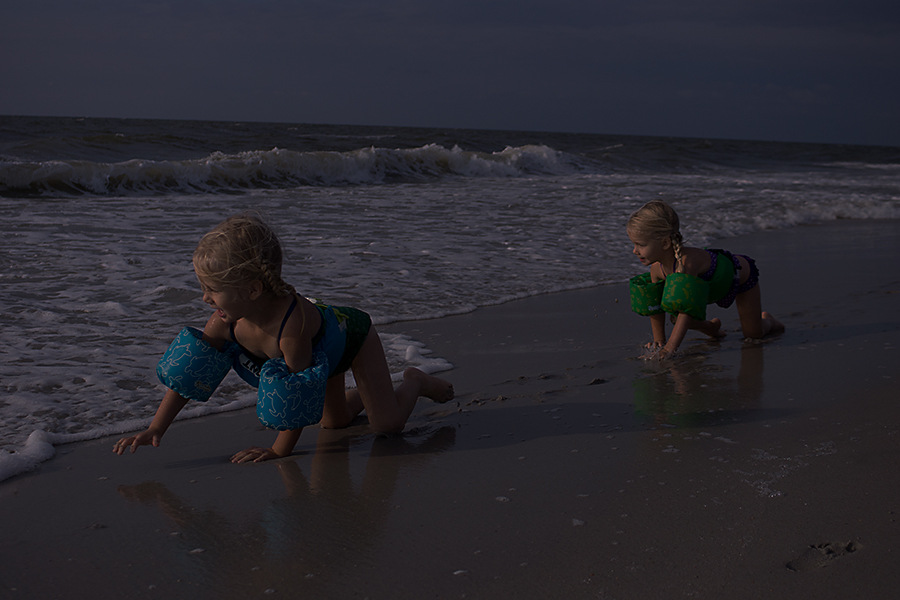
//> input picture p1.jpg, 900 x 600 px
$ ./starter p1.jpg   (built with g++ and OpenCV 4)
//> lines starting //> are read from the running program, lines starting //| are printed output that depends on the picture
/* openFileDlg() does not exist in linux */
/* int may need to be transformed into unsigned int */

#include <cstdio>
#include <cstdlib>
#include <queue>
#include <functional>
#include <opencv2/core/core.hpp>
#include <opencv2/highgui/highgui.hpp>
#include <opencv2/imgproc/imgproc.hpp>

using namespace cv;

const int patchSize = 15;        // unused in the demo, it's the Omega
const float omega = 0.95f;        // must be between 0 and 1 (used for maintaining a certain amount of haze, in order to make a natural image)
const float t0 = 0.1f;          // represents the lower bound of the transmission coefficient

Mat negateImage(Mat src)
{
    Mat res = Mat::zeros(src.rows, src.cols, CV_8UC3);
    for(int i=0; i<src.rows; i++)
    {
        for(int j=0; j<src.cols; j++)
        {
            Vec3b pix = src.at<Vec3b>(i, j);
            pix.val[0] = 255 - pix.val[0];
            pix.val[1] = 255 - pix.val[1];
            pix.val[2] = 255 - pix.val[2];
            res.at<Vec3b>(i, j) = pix;
        }
    }

    return res;
}

uchar minPixel(Mat src, int y, int x)
{
    int offset = patchSize / 2;
    uchar res = 255;

    for(int i=y-offset; i<=y+offset; i++)
    {
        if(i < 0 || i >= src.rows) continue;
        for(int j=x-offset; j<=x+offset; j++)
        {
            if(j < 0 || j >= src.cols) continue;
            Vec3b pix = src.at<Vec3b>(i, j);
            uchar minPix = min(pix.val[0], min(pix.val[1], pix.val[2]));
            res = min(res, minPix);
        }
    }

    return res;
}

Mat computeDarkChannel(Mat src)
{
    Mat res = Mat::zeros(src.rows, src.cols, CV_8UC1);

    for(int i=0; i<src.rows; i++)
    {
        for(int j=0; j<src.cols; j++)
        {
            res.at<uchar>(i, j) = minPixel(src, i, j);
        }
    }

    return res;
}

uchar computeA(Mat dark)
{
    std::priority_queue<uchar, std::vector<uchar>, std::greater<uchar> > topVals;
    int total = 0;
    int number = dark.rows * dark.cols / 1000;

    for(int i=0; i<dark.rows; i++)
    {
        for(int j=0; j<dark.cols; j++)
        {
            uchar pix = dark.at<uchar>(i, j);
            if(topVals.size() < number)
            {
                topVals.push(pix);
                total += pix;
            }
            else
            {
                if(pix > topVals.top())
                {
                    total -= topVals.top();
                    topVals.pop();
                    topVals.push(pix);
                    total += pix;
                }
                else continue;
            }
        }
    }

    // topVals.clear();
    return (uchar)(total / number);
}

Mat computeRectified(Mat neg, Mat dark, uchar A)
{
    Mat res = Mat::zeros(neg.rows, neg.cols, CV_8UC3);
    for(int i=0; i<res.rows; i++)
    {
        for(int j=0; j<res.cols; j++)
        {
            float chosenT = max(1.0f - omega * dark.at<uchar>(i, j) / A, t0);
            Vec3b pix = neg.at<Vec3b>(i, j);
            Vec3b sol = pix;
            sol.val[0] = (uchar) min(((float)pix.val[0] - A) / chosenT + A, 255.0f);
            sol.val[1] = (uchar) min(((float)pix.val[1] - A) / chosenT + A, 255.0f);
            sol.val[2] = (uchar) min(((float)pix.val[2] - A) / chosenT + A, 255.0f);
            res.at<Vec3b>(i, j) = sol;
        }
    }

    return res;
}

int main(int argc, char **argv)
{
    // char fname[100];
    Mat src;
    Mat neg;
    Mat darkChannel;
    Mat rectified;
    Mat enhanced;

    //
    uchar A;

    // [5 lines of commented-out code are left out]


    src = imread(argv[1], CV_LOAD_IMAGE_COLOR);
//> src is the input picture: 600 rows x 900 cols, CV_8UC3; mean B, G, R 47.4, 40.4, 41.9
    neg = negateImage(src);
//> after the loop in negateImage, `for(int i=0; i<src.rows; i++)`:
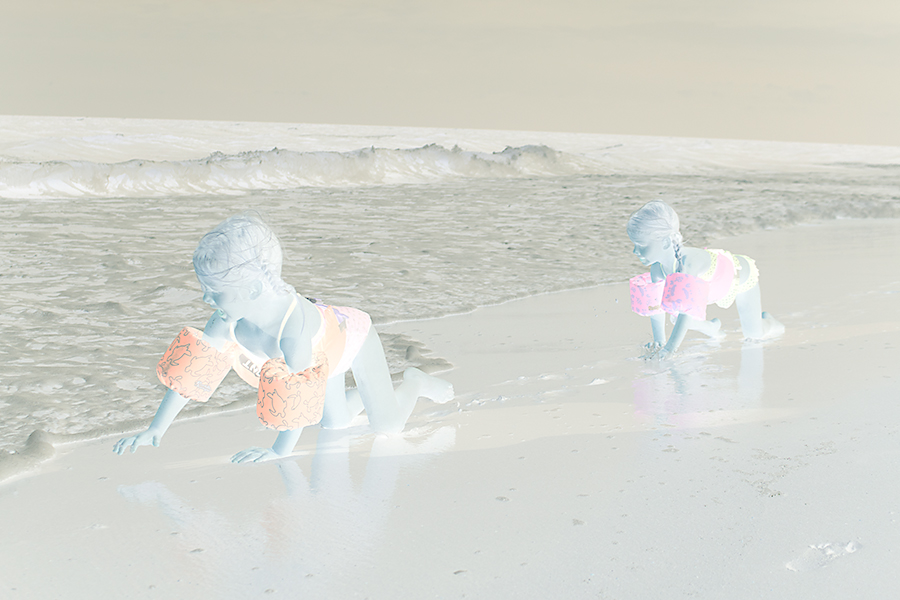
//> res: 600 rows x 900 cols, CV_8UC3; mean B, G, R 207.6, 214.6, 213.1
    darkChannel = computeDarkChannel(neg);
//> after the loop in computeDarkChannel, `for(int i=0; i<src.rows; i++)`:
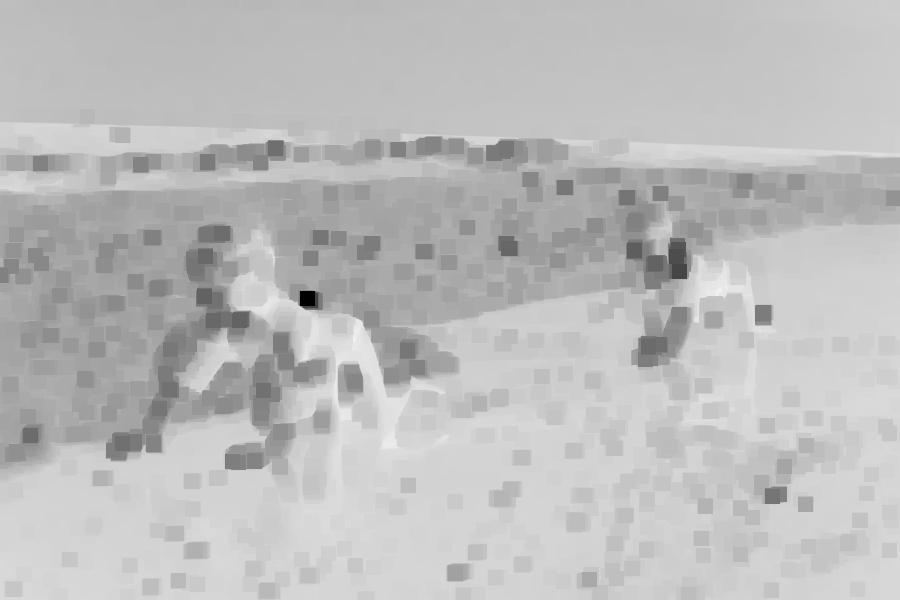
//> res: 600 rows x 900 cols, CV_8UC1; min 1, max 244, mean 188.4

    A = computeA(darkChannel);
//> the loop in computeA, `for(int i=0; i<dark.rows; i++)` made 600 passes
//> total on passes 1 to 3: 104204, 106283, 107613
//> after the loop in computeA, `for(int i=0; i<dark.rows; i++)`: topVals = 540 items; total = 126125
//> A = 233
    rectified = computeRectified(neg, darkChannel, A);
//> after the loop in computeRectified, `for(int i=0; i<res.rows; i++)`:
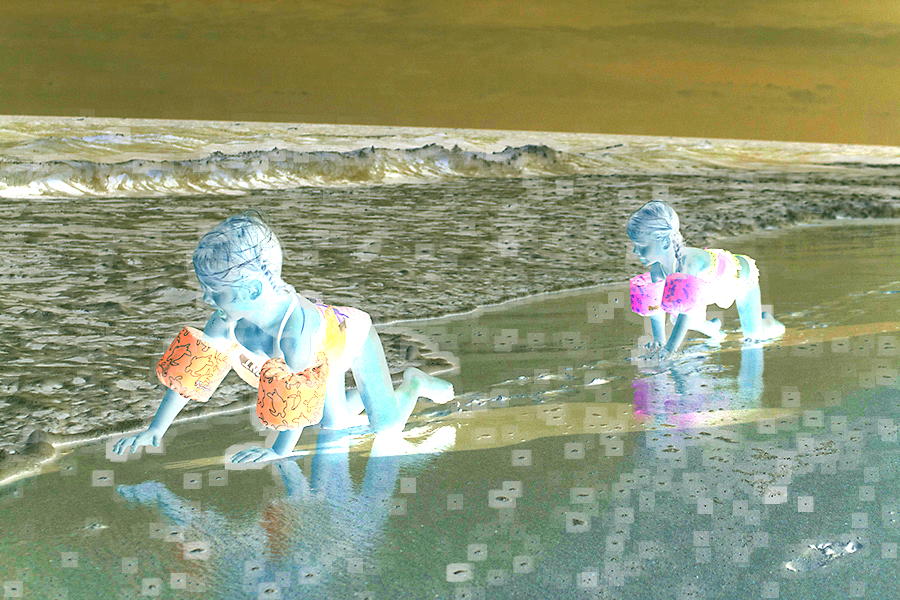
//> res: 600 rows x 900 cols, CV_8UC3; mean B, G, R 120.1, 151.9, 143.6
    // GaussianBlur(rectified, rectified, Size(5, 5), 7.0f);
    enhanced = negateImage(rectified);
//> after the loop in negateImage (call 2), `for(int i=0; i<src.rows; i++)`:
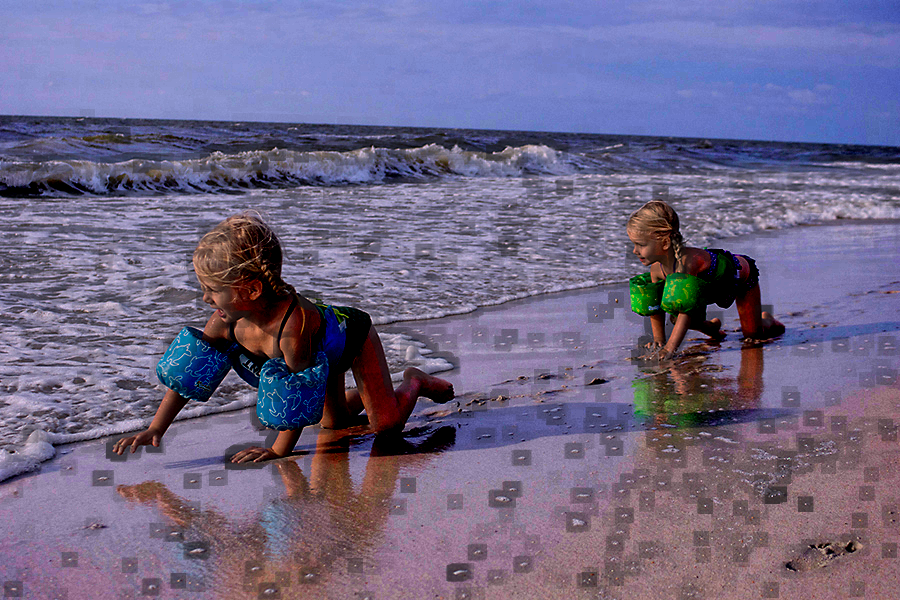
//> res: 600 rows x 900 cols, CV_8UC3; mean B, G, R 134.9, 103.1, 111.4

    imshow("Source", src);
    // imshow("Negated", neg);
    // imshow("Dark channel", darkChannel);
    imshow("Rectified", rectified);
    imshow("Enhanced", enhanced);

    imwrite("output.jpg", enhanced);

    waitKey();

    return 0;
}

$ run again, on p3.jpg
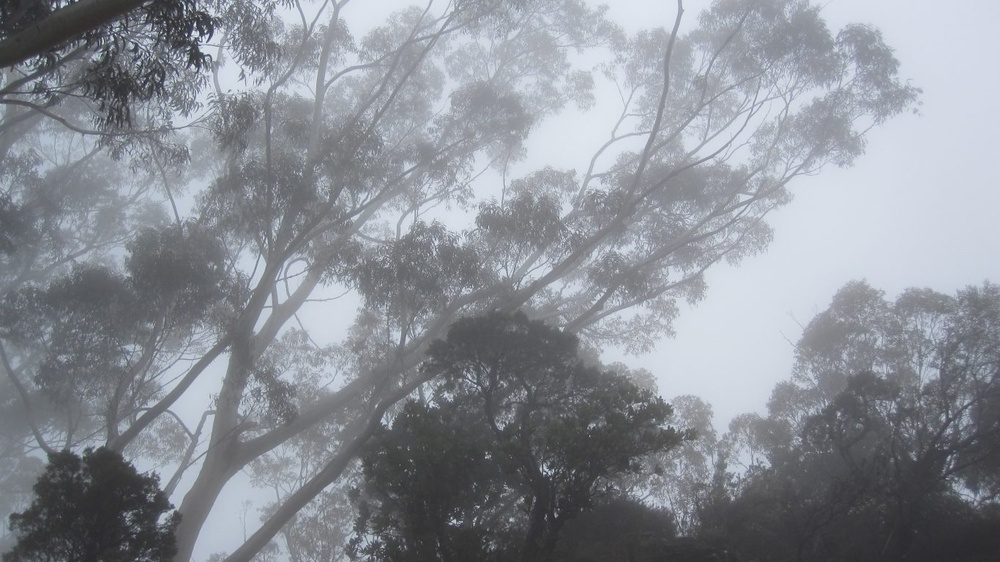
//> input picture p3.jpg, 1000 x 562 px, shrunk from 1366 x 768 before the run
//> src is the input picture: 562 rows x 1000 cols, CV_8UC3; mean B, G, R 150.6, 143.1, 139.1
//> after the loop in computeDarkChannel, `for(int i=0; i<src.rows; i++)`:
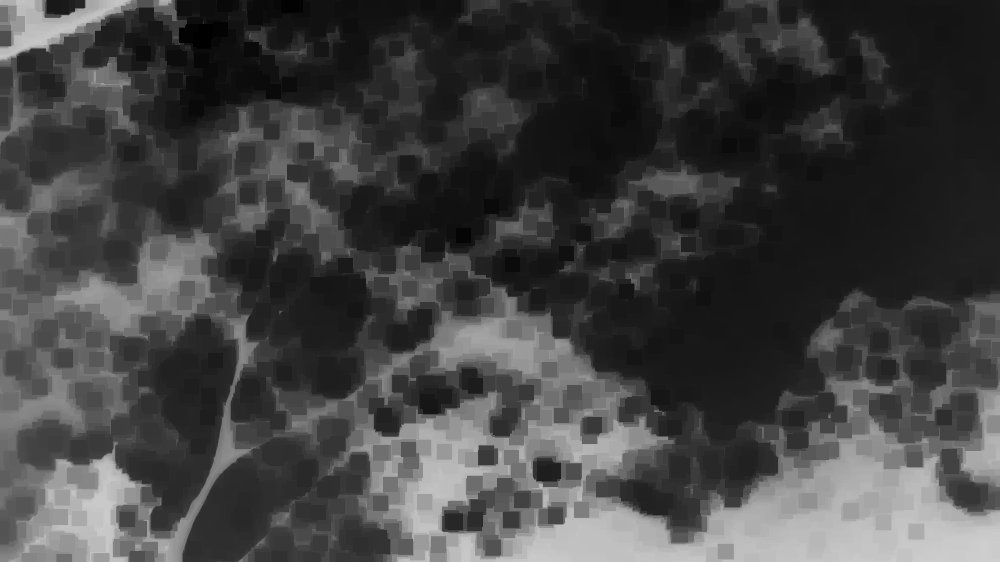
//> res: 562 rows x 1000 cols, CV_8UC1; min 0, max 207, mean 65.5
//> the loop in computeA, `for(int i=0; i<dark.rows; i++)` made 562 passes
//> total on passes 1 to 3: 36762, 58988, 74994
//> after the loop in computeA, `for(int i=0; i<dark.rows; i++)`: topVals = 562 items; total = 115316
//> A = 205
//> after the loop in negateImage (call 2), `for(int i=0; i<src.rows; i++)`:
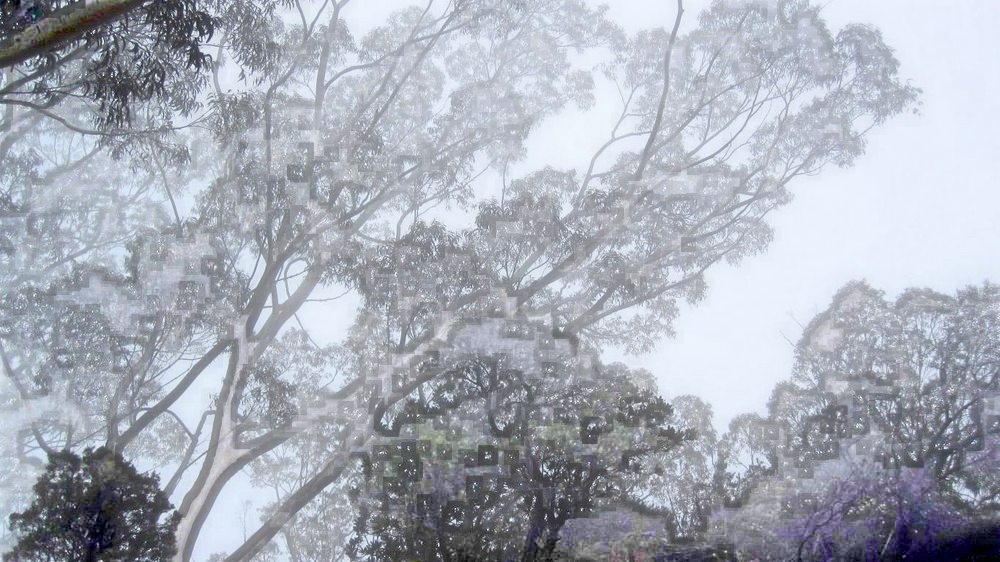
//> res: 562 rows x 1000 cols, CV_8UC3; mean B, G, R 183.9, 173.1, 168

$ run again, on p4.jpg
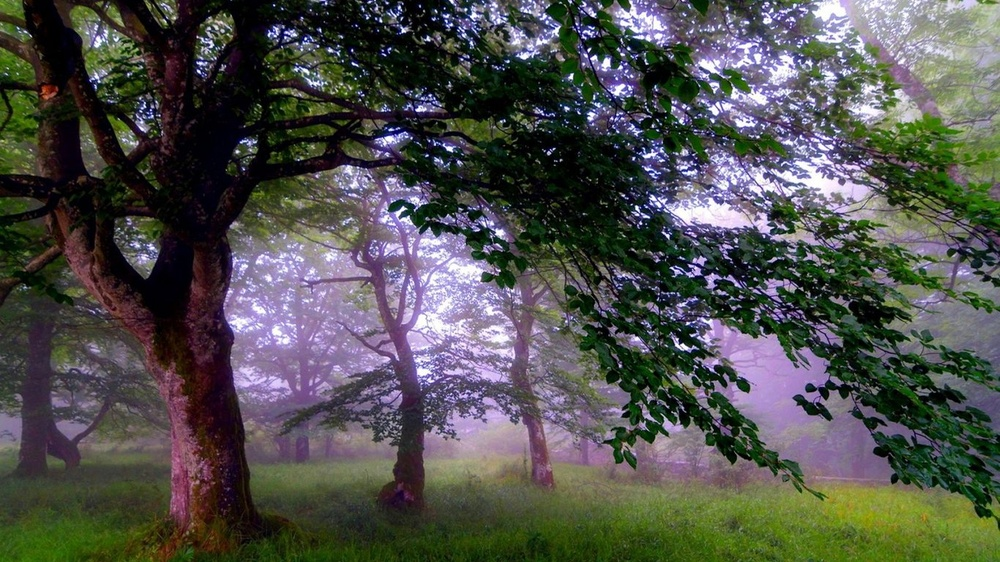
//> input picture p4.jpg, 1000 x 562 px, shrunk from 1366 x 768 before the run
//> src is the input picture: 562 rows x 1000 cols, CV_8UC3; mean B, G, R 76.7, 80.2, 79.6
//> after the loop in computeDarkChannel, `for(int i=0; i<src.rows; i++)`:
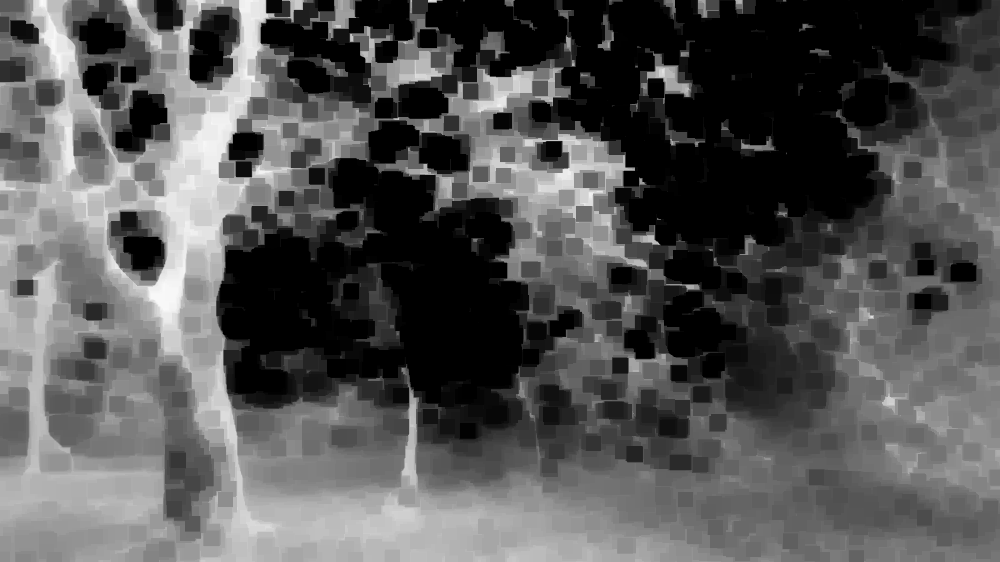
//> res: 562 rows x 1000 cols, CV_8UC1; min 0, max 249, mean 84.1
//> the loop in computeA, `for(int i=0; i<dark.rows; i++)` made 562 passes
//> total on passes 1 to 3: 61572, 96031, 109821
//> after the loop in computeA, `for(int i=0; i<dark.rows; i++)`: topVals = 562 items; total = 138927
//> A = 247
//> after the loop in negateImage (call 2), `for(int i=0; i<src.rows; i++)`:
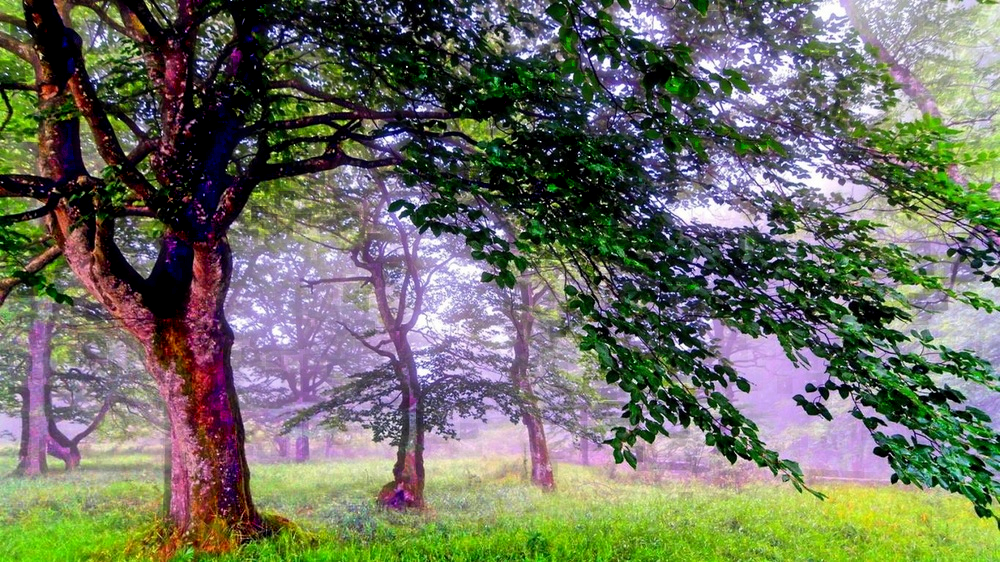
//> res: 562 rows x 1000 cols, CV_8UC3; mean B, G, R 97.9, 111.7, 109.4

$ run again, on p5.jpg
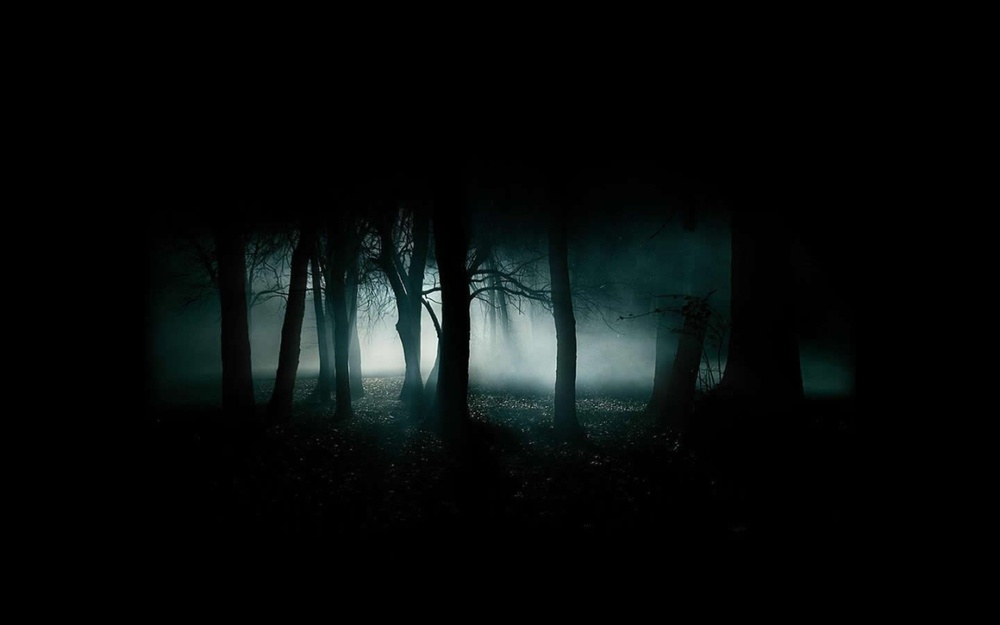
//> input picture p5.jpg, 1000 x 625 px, shrunk from 2560 x 1600 before the run
//> src is the input picture: 625 rows x 1000 cols, CV_8UC3; mean B, G, R 10.4, 10.6, 7.2
//> after the loop in computeDarkChannel, `for(int i=0; i<src.rows; i++)`:
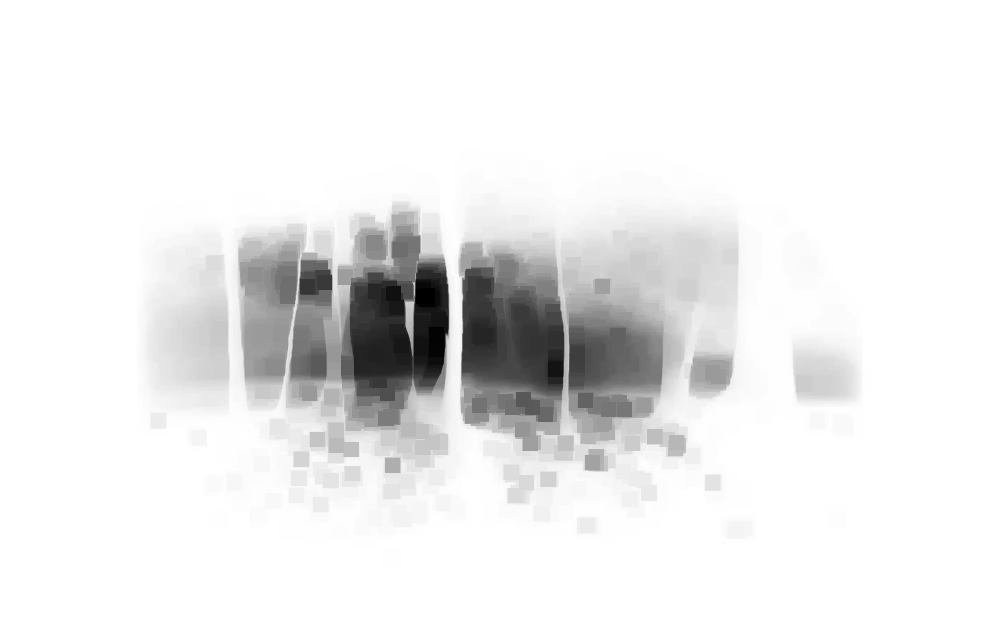
//> res: 625 rows x 1000 cols, CV_8UC1; min 0, max 255, mean 235.7
//> after the loop in computeA, `for(int i=0; i<dark.rows; i++)`: topVals = 625 items; total = 159375
//> A = 255
//> after the loop in negateImage (call 2), `for(int i=0; i<src.rows; i++)`:
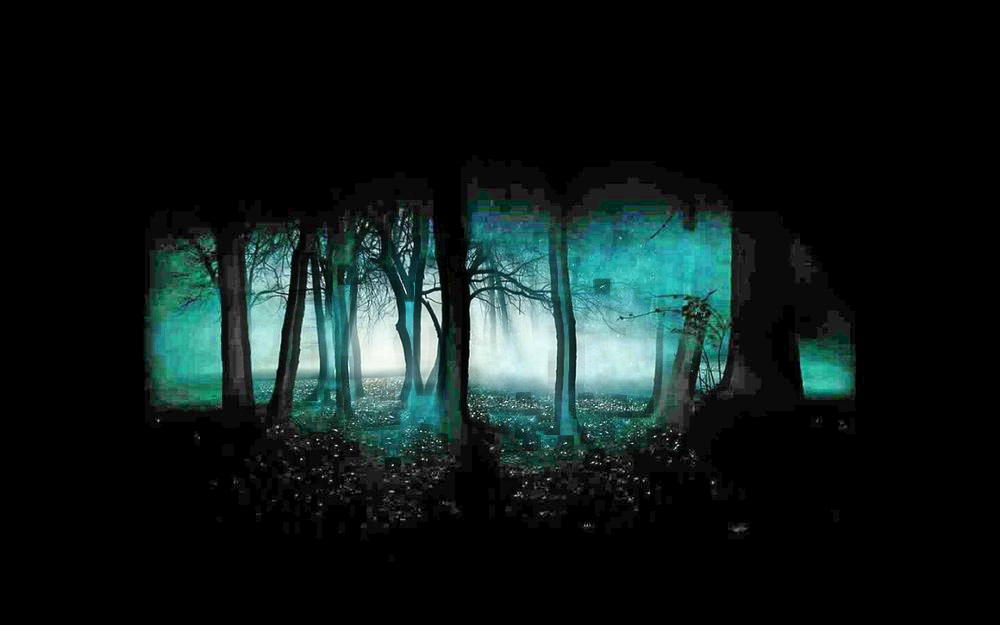
//> res: 625 rows x 1000 cols, CV_8UC3; mean B, G, R 24.8, 25.7, 15.1
